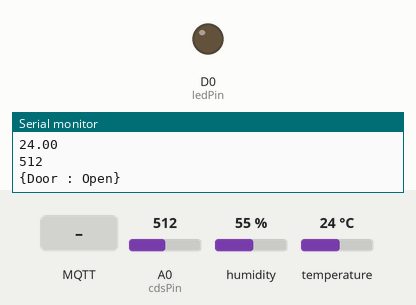
Simulated run of this sketch. Board: ESP8266 (NodeMCU). Parts: output pins drawn as LEDs (lit = HIGH), the last lines printed to the serial monitor. Inputs (shaded band) come from the test bench; at power-on: A0 (cdsPin) = 512, humidity 55 %, temperature 24 °C. WiFi joins after 1.5 s; servers stay silent unless stated; no MQTT or app messages arrive unless stated.

Above: at 2.7 s.
2.8 s: MQTT message "led" arrives on the first subscribed topic
At 4.3 s:
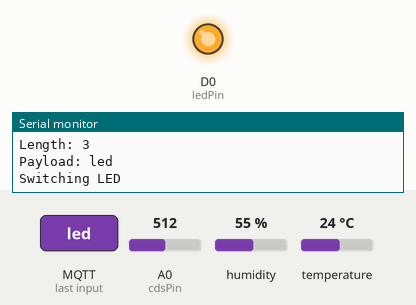
5.0 s: A0 (cdsPin) set to 484
10.1 s: MQTT message "ledoff" arrives on the first subscribed topic
At 11.0 s:
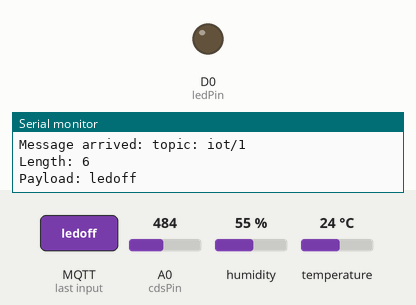
Timing chart, 0 to 13.1 s (numbered marks = the images above; inputs shaded):
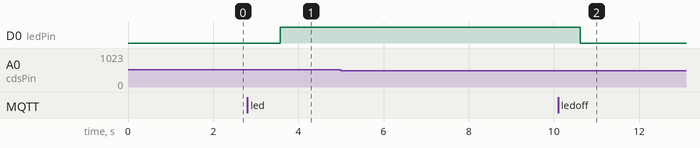

The sketch:

OSS.ino
```cpp
#include <ESP8266WiFi.h>
#include <PubSubClient.h>
#include "DHT.h"

//GPIO Pin mapping 부분, nodemcu와 아두이노간 pin이 달라서 초기 설정 필요
#define D0 16
#define D1 5
#define D2 4
#define D3 0
#define D4 2
#define D5 14
#define D6 12
#define D7 13
#define D8 15

const char* ssid = "echo"; // 사용하는 공유기 이름
const char* password = "123456789"; // 공유기 password 입력

// 개별 nodeMCU 설정시 수정해야하는 부분(숫자를 자신의 주어진 번호로 모두 수정) - 자신의 NodeMCU NAME
//Publish를 위한 Topic
const char* nodeName = "iotClient1";
const char* DHTTopic = "iot/1/DHT22";
const char* cdsTopic = "iot/1/CDS";
const char* doorTopic = "iot/1/DOOR";
//Subscribe하기 위한 Topic
const char* topic1 = "iot/1"; //nodeMCU Topic
const char* topic2 = "iot/all/#"; // #로 하면 모든 토픽으로부터 수신을 한다.
// 해당코드에서 1을 자신의 학번으로 수정하면 됨.


const char* server = "192.168.0.27"; //MQTT broker address(자신의 Raspberry Pi3 IP), 노트북을 통한 모바일 핫스팟에서 IP check

WiFiClient wifiClient; //클라이언트로 작동

int ledPin = D0;
int dhtPin = D3;
int doorPin = D4;
int cdsPin = A0;

// 온습도 센서 설정
#define DHTTYPE DHT22
DHT dht(dhtPin, DHTTYPE);

void callback(char* topic, byte* payload, unsigned int length);

PubSubClient client(server, 1883, callback, wifiClient);

void callback(char* topic, byte* payload, unsigned int length){ //Web으로 부터 수신한 Message에 따른 동작 제어 함수
  char message_buff[100]; //initialise storage buffer
  String msgString;
  int i = 0;

  Serial.println("Message arrived: topic: " + String(topic));
  Serial.println("Length: "+ String(length,DEC));

  //create character buffer with ending null terminator (string)
  for(i=0; i<length; i++){
    message_buff[i] = payload[i];
  }
  message_buff[i]= '\0';

  msgString = String(message_buff);
  Serial.println("Payload: "+ msgString);

  int led_state = digitalRead(ledPin);

  //전송된 메시가 "led"이면 LED를 받을 때마다 켜고 끈다.(토글)
  if (msgString == "led"){
    digitalWrite(ledPin, !led_state);
    Serial.println("Switching LED");
  }else if(msgString =="ledon"){
    digitalWrite(ledPin, HIGH);
  }else if(msgString =="ledoff"){
    digitalWrite(ledPin, LOW);
  }
}

void setup() {
  Serial.begin(115200);
  delay(10);

  dht.begin();


  pinMode(ledPin, OUTPUT);     // Initialize the LED_BUILTIN pin as an output
  digitalWrite(ledPin, LOW);   //LED off

  pinMode(cdsPin,INPUT);

  pinMode(doorPin, INPUT);


  InitWiFi();

  client.setServer(server, 1883);

  //Connection to broker
  if (client.connect(nodeName)){
    //client.publish("nodemcu", "Hello World");
    client.subscribe(topic1);
    client.subscribe(topic2);//Subscribe 할 Topic
  }
}

float temp, tempf, humi;
int lightValue;
int doorValue;
char data[80]; //publishing 할때 사용

void loop() {
  delay(1000);
  if(!client.connected()){
    reconnect();
  }

  humi = dht.readHumidity();
  temp = dht.readTemperature();
  tempf = dht.readTemperature(true);

  if(isnan(humi) || isnan(temp) || isnan(tempf))
      Serial.println("Failed to read from DHT sensor!");

  String payload_dht = "{";
  payload_dht += "Humidity : ";
  payload_dht += humi;
  payload_dht += ", ";
  payload_dht += "Temperature : ";
  payload_dht += temp;
  payload_dht += "'C";
  payload_dht += "}";
  payload_dht.toCharArray(data, (payload_dht.length() + 1));
  client.publish(DHTTopic, data);

  lightValue = analogRead(cdsPin);
  String payload_light = "{";
  payload_light += "Light : ";
  payload_light += lightValue;
  payload_light += "}";
  payload_light.toCharArray(data, (payload_light.length() + 1));
  client.publish(cdsTopic, data);


  doorValue = analogRead(doorPin);

  String payload_door = "{";
  payload_door += "Door : ";
  if(doorValue >500)
    payload_door += "Open";
  else
    payload_door += "Close";
  payload_door += "}";
  payload_door.toCharArray(data, (payload_door.length() + 1));
  client.publish(doorTopic, data);

  Serial.println(humi);
  Serial.println(temp);

  Serial.println(lightValue);
  Serial.println(payload_door);


  client.loop();
}

void InitWiFi(){
  Serial.println();//시리얼모니터창에 보기 좋게 줄을 바꿈
  Serial.println();
  Serial.println("Connectiong to WiFi..");
  // attempt to connect to WiFi network
  WiFi.begin(ssid, password);
  while (WiFi.status() != WL_CONNECTED){
    delay(500);
    Serial.println(".");
  }
  // 접속이 되면 출력
  Serial.println();
  Serial.println("Connected to AP");
  //접속 정보를 출력
  Serial.println(WiFi.localIP());
}

void reconnect(){
  int status;
  //네트워크 접속
  while (!client.connected()){
    status = WiFi.status();
    if( status != WL_CONNECTED) {
      WiFi.begin(ssid, password);
      while(WiFi.status() != WL_CONNECTED) {
        delay(500);
        Serial.println(".");
       }
        Serial.println("Connected to AP again");
     }
     delay(5000);
  }//end while
}//Network 접속 확인 함수
```

Measured:
- after the input at 2.8 s, D0 (ledPin): LOW → HIGH after 0.78 s
- after the input at 10.1 s, D0 (ledPin): HIGH → LOW after 0.51 s
